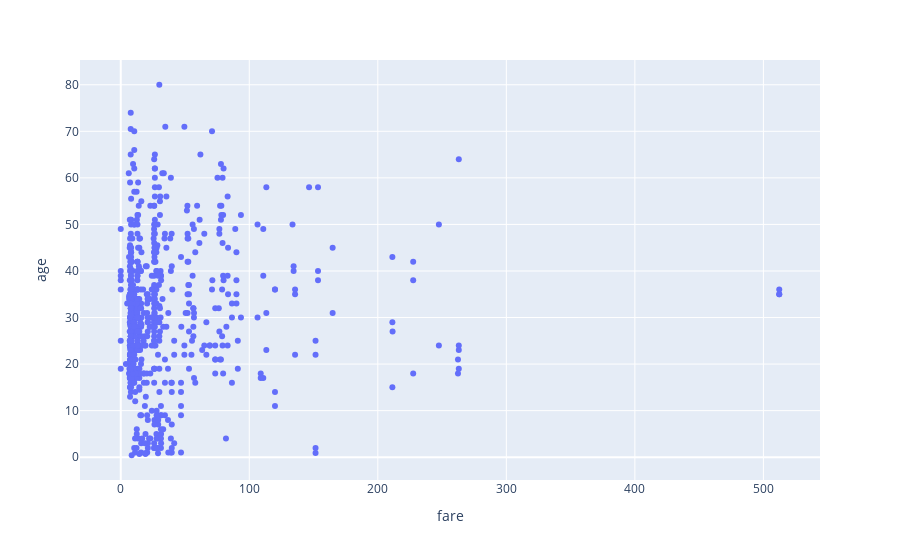

Notebook cell for this chart:
### Code cell
px.scatter(x='fare',y='age',data_frame=titanicds)

### Figure 1 — Plotly figure (JSON) as saved in the notebook; plotly's stock layout.template omitted (floating-point values rounded to 4 significant figures; data arrays with more than 128 entries replaced by an {"elided": "..."} marker saying what was removed)
{"data": [{"hovertemplate": "fare=%{x}<br>age=%{y}<extra></extra>", "legendgroup": "", "marker": {"color": "#636efa", "symbol": "circle"}, "mode": "markers", "name": "", "orientation": "v", "showlegend": false, "type": "scatter", "x": {"elided": "891 float values"}, "xaxis": "x", "y": {"elided": "891 float values"}, "yaxis": "y"}], "layout": {"autosize": true, "legend": {"tracegroupgap": 0}, "margin": {"t": 60}, "xaxis": {"anchor": "y", "autorange": true, "domain": [0, 1], "range": [-31.66, 544.0], "title": {"text": "fare"}, "type": "linear"}, "yaxis": {"anchor": "x", "autorange": true, "domain": [0, 1], "range": [-5.742, 86.16], "title": {"text": "age"}, "type": "linear"}}}
